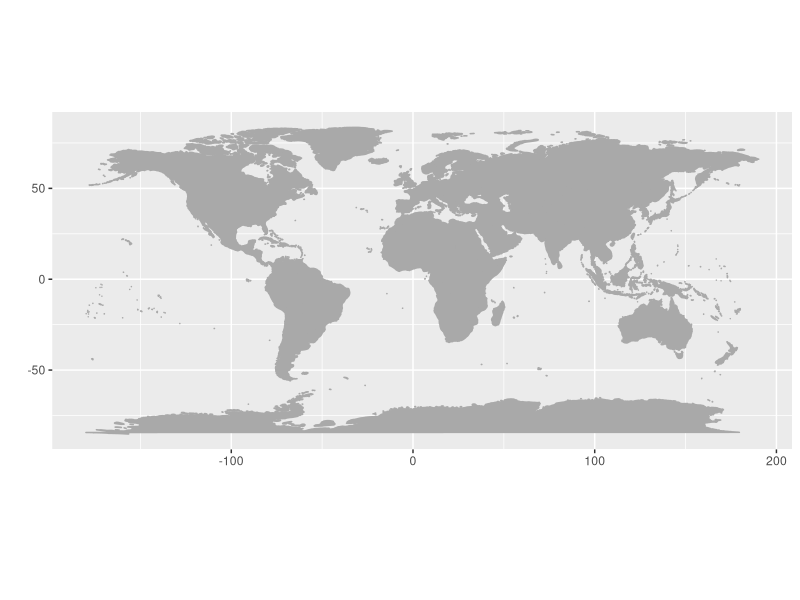
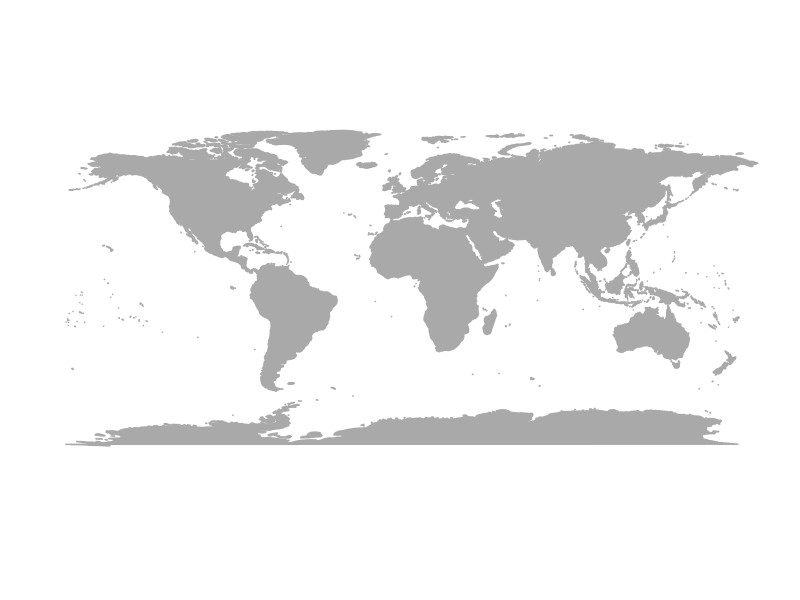
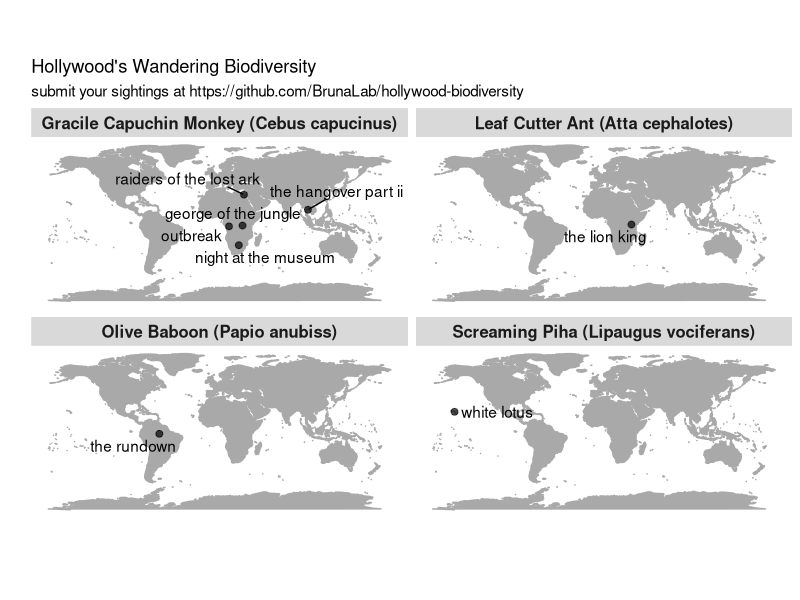

Recreate these plots in R, in order.
# load libraries ----------------------------------------------------------


library(tidyverse)
library(maps)
library(ggplot2)
library(ggrepel)
library(stringi)

# http://sarahleejane.github.io/learning/r/2014/09/20/plotting-beautiful-clear-maps-with-r.html
# https://sarahleejane.github.io/learning/r/2014/09/21/plotting-data-points-on-maps-with-r.html


# read in data ------------------------------------------------------------


hbdata <- read_csv("./data_raw/hb_data_raw.csv") %>%
  mutate_all(tolower) %>%
  mutate(lat = as.numeric(lat)) %>%
  mutate(long = as.numeric(long))

# prep maps ---------------------------------------------------------------


world_map <- map_data("world")

# Creat a base plot with gpplot2
p <- ggplot() +
  coord_fixed() +
  xlab("") +
  ylab("")

# Add map to base plot
base_world_messy <- p + geom_polygon(
  data = world_map, aes(x = long, y = lat, group = group),
  colour = "darkgray", fill = "darkgray"
)

base_world_messy

# Strip the map down so it looks super clean (and beautiful!)
cleanup <-
  theme(
    panel.grid.major = element_blank(), panel.grid.minor = element_blank(),
    panel.background = element_rect(fill = "white", colour = "white"),
    axis.line = element_line(colour = "white"), legend.position = "none",
    axis.ticks = element_blank(), axis.text.x = element_blank(),
    axis.text.y = element_blank()
  )

base_world <- base_world_messy + cleanup

base_world




# plot data  --------------------------------------------------------------

hbdata <- hbdata %>%
  mutate(genus = stri_trans_totitle(genus)) %>%
  mutate(common_name = stri_trans_totitle(common_name)) %>%
  mutate(label_name = paste(common_name, " (", genus, " ", species, ")", sep = ""))



map_data <-
  base_world +
  geom_point(
    data = hbdata,
    aes(
      x = long,
      y = lat,
      # fill = label_name,
      # shape = label_name,
      # colour = label_name
    ),
    # pch=21,
    size = 2,
    alpha = I(0.7)
  ) +
  # scale_color_brewer(palette="Set1")+
  labs(
    title = "Hollywood's Wandering Biodiversity",
    subtitle = "submit your sightings at https://github.com/BrunaLab/hollywood-biodiversity"
  ) +
  geom_text_repel(
    data = hbdata,
    aes(
      x = long,
      y = lat,
      label = title
    ),
    # check_overlap = TRUE,
    # nudge_x = -14.25,
    # nudge_y = -5.25
  ) +
  facet_wrap(~label_name,
    ncol = 2
  ) +
  theme(
    legend.position = "none",
    strip.text.x = element_text(size = 12, face = "bold")
  )
map_data


# if you want to change the colors....
# mapfill <- c('screaming piha' = "forestgreen", 'baboon' = "purple")
# maplab <- c('screaming piha' = "screaming piha", 'baboon' = "baboon")
#
# scale_fill_manual(values = mapfill, labels = maplab) +
